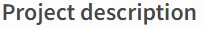
#> input picture data/photos/proj.png, 203 x 29 px, given in place of shadows_out_norm.png, which was not available
$ jupyter execute --allow-errors text_image.ipynb   (text cells are left out)
#> lines starting #> are read from the running program, lines starting #| are printed output that depends on the picture; after the words box and inside, x2 and y2 are one past the last pixel; in counts of white or black regions, pixels touching at a corner belong together; pictures that were not available may be replaced by others from this repository, and a replacement may not be noted
[cell 1]
import pytesseract
import pandas as pd
import PIL
import cv2
import matplotlib.pyplot as plt

[cell 2]
image_path = "photos/bill.jpg"
image_napis = "photos/napis.png"
image_shadow = "photos/shadows_out_norm.png"

[cell 3]
image = cv2.imread(filename=image_shadow, flags=0)
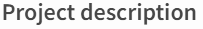
#> image: shape (29, 203); min 70, max 253, mean 218.9
# flags = 0 grayscale

[cell 4]
# cv2.threshold(image_path, 127, 255, cv2.THRESH_BINARY)

ret, thresh1 = cv2.threshold(image, 127, 255, cv2.THRESH_BINARY)
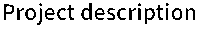
#> thresh1: shape (29, 203); 83.8% white; black in thin lines or dots, all inside (x1, y1, x2, y2) = (4, 3, 195, 25)
ret, thresh2 = cv2.threshold(image, 127, 255, cv2.THRESH_BINARY_INV)
ret, thresh3 = cv2.threshold(image, 127, 255, cv2.THRESH_TRUNC)
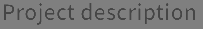
#> thresh3: shape (29, 203); min 70, max 127, mean 119.5
ret, thresh4 = cv2.threshold(image, 127, 255, cv2.THRESH_TOZERO)
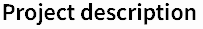
#> thresh4: shape (29, 203); min 0, max 253, mean 205.9
ret, thresh5 = cv2.threshold(image, 127, 255, cv2.THRESH_TOZERO_INV)
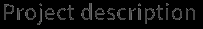
#> thresh5: shape (29, 203); min 0, max 127, mean 13

titles = ["Original Image", "BINARY", "BINARY_INV", "TRUNC", "TOZERO", "TOZERO_INV"]
images = [image, thresh1, thresh2, thresh3, thresh4, thresh5]

for i in range(6):
    plt.subplot(2, 3, i + 1)
    plt.imshow(images[i], "gray", vmin=0, vmax=255)
    plt.title(titles[i])
    plt.xticks([])
    plt.yticks([])

plt.show()

[cell 5]
def conver_to_text(images):
    texts = []

    for image in images:
        text = (pytesseract.image_to_string(image)).lower()
        text = text.split("\n")
        text = [sentence.strip() for sentence in text]
        text = [sentence for sentence in text if len(sentence) != 0]
        texts.append(text)
#> this loop made 1 pass
#> after the loop, texts = []
    return texts
